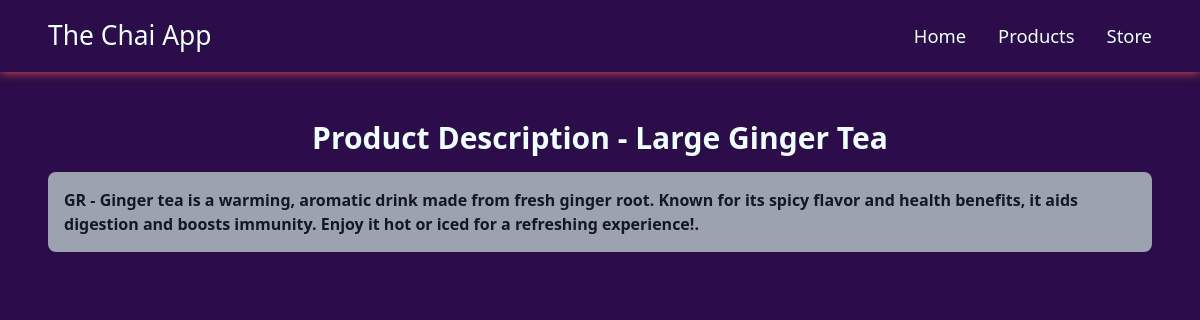
The app's page /app/v1/2/ with its own data.
### my_app/models.py (models this page shows, shortened)
class Different_Chais(models.Model):
    CHAI_TYPE_CHOICES = [
        ('ML', 'MASALA'),
        ('GR', 'GINGER'),
        ('KL', 'KIWI'),
        ('PL', 'PLAIN'),
        ('EL', 'ELAICHI'),
    ]
    name = models.CharField(max_length=100, default='')
    image = models.ImageField(upload_to='uploads/', default='')
    current_time = models.DateTimeField(default=timezone.now)
    chai_type = models.CharField(max_length=2,
    choices=CHAI_TYPE_CHOICES, default='ML')
    description = models.TextField(max_length=255, default='')
    price = models.DecimalField(max_digits=10, default=0.00, decimal_places=2)

### my_app/views.py (the view)
# urls.py: path('<int:params>/', views.product_description, name='product_description'),
def product_description(request, params):
    product_id = get_object_or_404(Different_Chais, pk=params)
    return render(request, 'chai_store/description.html', {'product': product_id})

### my_app/templates/chai_store/description.html (shortened to what this page needs)
{% extends "layout.html" %}
{% block content %}
    <div class="p-4">
        <h1 class="text-3xl font-semibold text-center mb-4">
            Product Description - {{product.name}}
        </h1>
        <div
            class="bg-gray-400 text-gray-900 p-4 rounded-lg font-semibold"
        >
            <p>
                {{product.chai_type}} - {{product.description}}
            </p>
        </div>
    </div>
{% endblock %}

### static/style.css (style rules this page uses)
* { margin: 0; padding: 0; box-sizing: border-box; }
html, body { height: 100dvh; width: 100%; background-color: rgb(43, 13, 73); color: azure; }

### records on screen
Different_Chais: name "Large Ginger Tea", chai_type "GR", description "Ginger tea is a warming, aromatic drink made from fresh ginger root. Known for its spicy flavor and health benefits, it aids digestion and boosts immunity. Enjoy it hot or iced for a refreshing experience!."
